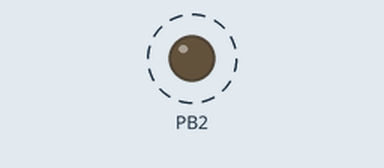
This program was run on a simulated ATmega328P, built with avr-gcc and emulated at 16 MHz. Parts: output pins drawn as LEDs (lit = HIGH). Dashed ring = blinking.

Above: at 0.2 s.
Timing chart, 0 to 3.0 s (numbered marks = the images above):
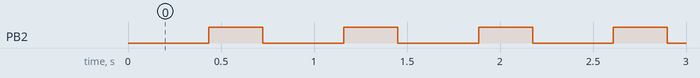

The program:

main.c
```c
// c_code1_waveform.c
// Daniel Senda
// Square waveform with period of 0.725s and 60% duty cycle.

#define		F_CPU	16000000
#include	<avr/io.h>
#include	<util/delay.h>
int num = 1;				// Used for while loop.

int main(void)
{
   DDRB = 0b100;		// Enables PB2 as output.
   while(num = 1)			// Loop used to create waveform.
   {
	   PORTB = 0xFB;		// Sets PB2 to 0.
	   _delay_ms(435);		// Turns LED on for 435ms (Ton).
	   PORTB = PORTB^0b100;	// Sets PB2 to 1.
	   _delay_ms(290);		// Turns LED off for 290ms (Toff).
   }
   return 0;
}
```

Measured:
- by itself, PB2: alternates HIGH for 0.29 s and LOW for 0.43 s
